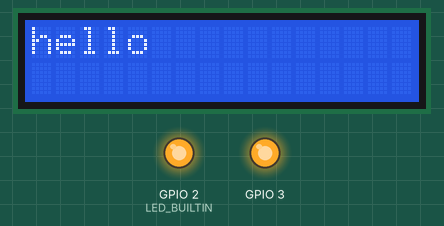
A sketch run on a simulated ESP32. Parts: 16×2 character LCD, output pins drawn as LEDs (lit = HIGH). WiFi joins after 1.5 s; servers stay silent unless stated; no MQTT or app messages arrive unless stated; what the sketch prints to the serial monitor is not drawn.

Above: at 0.2 s.
At 5.0 s:
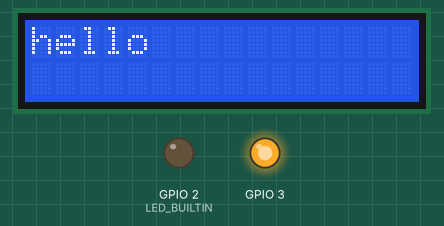
Timing chart, 0 to 130.0 s (numbered marks = the images above):
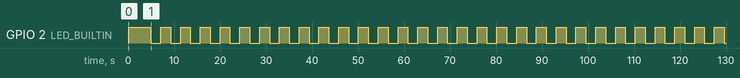

The sketch:

hardware.ino
```cpp
#include <Wire.h>
#include <LiquidCrystal_I2C.h>
#define IS_PICO_W 0
#if IS_PICO_W == 0
#include <WiFi.h>
#include "Adafruit_MQTT.h"
#include "Adafruit_MQTT_Client.h"
#define WIFI_SSID "P432"
#define WIFI_PASS "23456789"
//setup Adafruit
#define AIO_SERVER "io.adafruit.com"
#define AIO_SERVERPORT 1883
//fill your username
#define AIO_USERNAME "dadn222"
//fill your key
#define AIO_KEY "aio_eaEO22o3lx45leFG8AweMqs2YPJt"

//setup MQTT
WiFiClient client;
Adafruit_MQTT_Client mqtt(&client, AIO_SERVER, AIO_SERVERPORT, AIO_USERNAME, AIO_KEY);

//setup publish
Adafruit_MQTT_Publish voltage_pub = Adafruit_MQTT_Publish(&mqtt, AIO_USERNAME "/feeds/voltage");
Adafruit_MQTT_Publish current_pub = Adafruit_MQTT_Publish(&mqtt, AIO_USERNAME "/feeds/current");
Adafruit_MQTT_Publish power_pub = Adafruit_MQTT_Publish(&mqtt, AIO_USERNAME "/feeds/power");
Adafruit_MQTT_Publish relay_pub = Adafruit_MQTT_Publish(&mqtt, AIO_USERNAME "/feeds/pump");


//setup subcribe
Adafruit_MQTT_Subscribe voltage_sub = Adafruit_MQTT_Subscribe(&mqtt, AIO_USERNAME "/feeds/voltage", MQTT_QOS_1);
Adafruit_MQTT_Subscribe current_sub = Adafruit_MQTT_Subscribe(&mqtt, AIO_USERNAME "/feeds/current", MQTT_QOS_1);
Adafruit_MQTT_Subscribe power_sub = Adafruit_MQTT_Subscribe(&mqtt, AIO_USERNAME "/feeds/power", MQTT_QOS_1);
Adafruit_MQTT_Subscribe relay_sub = Adafruit_MQTT_Subscribe(&mqtt, AIO_USERNAME "/feeds/pump", MQTT_QOS_1);
#endif
LiquidCrystal_I2C lcd(0x27, 16, 2);

void relaycallback(char* value, uint16_t len) {
  if (value[0] == '1') {
    digitalWrite(2, HIGH);
  } else if (value[0] == '0') {
    digitalWrite(2, LOW);
  }
}

uint8_t pzemCommand[8] = { 0x01, 0x04, 0x00, 0x00, 0x00, 0x0A, 0x70, 0x0D };
uint8_t pzemReturn[25];
uint16_t rawVoltage;
uint32_t rawCurrent;
uint32_t rawPower;

double power;
double current;
double voltage;

int led = 0;
int ledCount = 0;
int pzemCount = 0;
int pubCounter = 0;

void setup() {
  // put your setup code here, to run once:
  pinMode(LED_BUILTIN, OUTPUT);
  pinMode(2, OUTPUT);
  pinMode(3, OUTPUT);
  digitalWrite(3, HIGH);
  Wire.begin();
  lcd.init();
  lcd.init();
  lcd.backlight();
  Serial.begin();
  Serial1.begin(9600, SERIAL_8N1);
  lcd.clear();
  lcd.setCursor(0, 0);
  lcd.print("hello");
#if IS_PICO_W == 0
  //connect Wifi
  digitalWrite(LED_BUILTIN, HIGH);
  WiFi.begin(WIFI_SSID, WIFI_PASS);
  while (WiFi.status() != WL_CONNECTED) {
    Serial.println("Connecting!");
    delay(100);
  }
  Serial.println("Connected!");

  //subscribe light feed
  relay_sub.setCallback(relaycallback);
  mqtt.subscribe(&voltage_sub);
  mqtt.subscribe(&current_sub);
  mqtt.subscribe(&relay_sub);
  mqtt.subscribe(&power_sub);

  //connect MQTT
  while (mqtt.connect() != 0) {
    Serial.print("Contacting server!");
    mqtt.disconnect();
    delay(100);
  }
  Serial.println("Server Connected");
#endif
}

void loop() {
  // put your main code here, to run repeatedly:
  mqtt.processPackets(1);
  ledCount++;
  if (ledCount == 100) {
    ledCount = 0;
    if (led == 0) {
      led = 1;
      digitalWrite(LED_BUILTIN, HIGH);
    } else {
      led = 0;
      digitalWrite(LED_BUILTIN, LOW);
    }
  }
  pzemCount++;
  if (pzemCount == 100) {
    pzemCount = 0;
    Serial1.write(pzemCommand, 8);
    Serial1.readBytes(pzemReturn, 25);
    rawVoltage = pzemReturn[3];
    rawVoltage = rawVoltage << 8;
    rawVoltage += pzemReturn[4];
    voltage = (double)rawVoltage / 10;

    rawCurrent = pzemReturn[7];
    rawCurrent << 8;
    rawCurrent += pzemReturn[8];
    rawCurrent << 8;
    rawCurrent = pzemReturn[5];
    rawCurrent = rawCurrent << 8;
    rawCurrent += pzemReturn[6];
    current = (double)rawCurrent / 1000;

    rawPower = pzemReturn[11];
    rawPower << 8;
    rawPower += pzemReturn[12];
    rawPower << 8;
    rawPower = pzemReturn[9];
    rawPower << 8;
    rawPower += pzemReturn[10];
    power = (double)rawPower / 10;
    Serial.println("Voltage: " + String(voltage));
    Serial.println("Current: " + String(current));
    Serial.println("Power: " + String(power));
  }
#if IS_PICO_W == 0
  pubCounter++;
  if (pubCounter == 1000) {
    pubCounter = 0;
    voltage_pub.publish(voltage);
    current_pub.publish(current);
    power_pub.publish(power);
  }
#endif
  delay(10);
}
```

Measured:
- by itself, GPIO 2 (LED_BUILTIN): alternates HIGH for 2.1 s and LOW for 2.1 s
